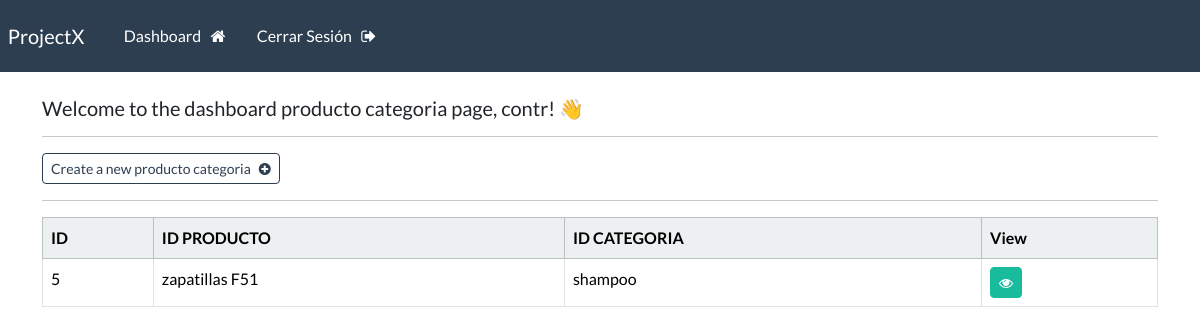
The page /dashboard-productocategoria (signed in) on the database as committed earlier.
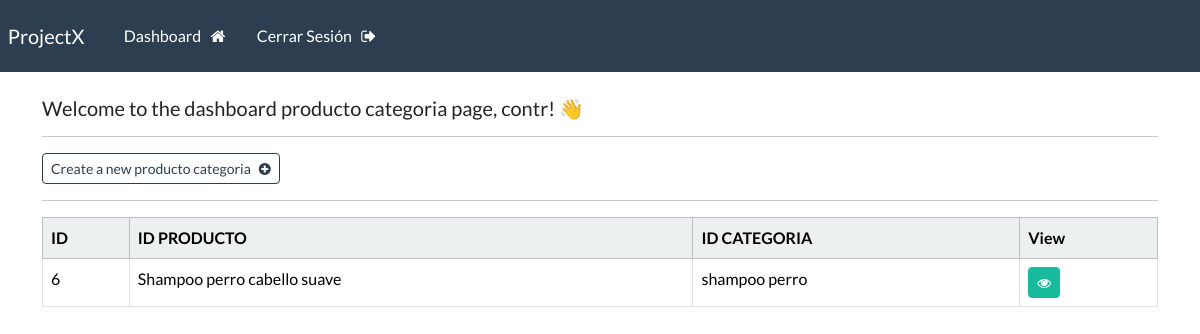
The same page on the database as committed later.
### webapp/models.py (models this page shows, shortened)
class ProductoCategoria(models.Model):
    id_producto =  models.ForeignKey(Producto, on_delete=models.CASCADE)
    id_categoria =  models.ForeignKey(Categoria, on_delete=models.CASCADE)

class Producto(models.Model):
    denominacion = models.CharField(max_length=100)
    descripcion = models.CharField(max_length=100)
    id_unidad =  models.ForeignKey(UnidadMedida, on_delete=models.CASCADE)
    id_marca =  models.ForeignKey(Marca, on_delete=models.CASCADE)
    def __str__(self):
        return self.denominacion

class Categoria(models.Model):
    id = models.AutoField(primary_key=True)
    denominacion = models.CharField(max_length=100)
    descripcion = models.CharField(max_length=100)
    def __str__(self):
        return self.denominacion

### webapp/views.py (the view)
# urls.py: path('dashboard-productocategoria', views.dashboard_productocategoria, name="dashboard-productocategoria"),
@login_required(login_url='my-login')
def dashboard_productocategoria(request):
    my_productoscategorias = ProductoCategoria.objects.all()
    context = {'productoscategorias': my_productoscategorias}
    return render(request, 'webapp/dashboard-productocategoria.html', context=context)

### webapp/templates/webapp/dashboard-productocategoria.html
{% extends 'webapp/base.html' %}
{% block content %}
    <h5> Welcome to the dashboard producto categoria page, {{user}}! 👋</h5>
    <hr>
    <a class="btn btn-outline-primary btn-sm" href="{% url 'create-productocategoria' %}">
        Create a new producto categoria &nbsp; <i class="fa fa-plus-circle" aria-hidden="true"></i>
    </a>
    <hr>
    <table class="table table table-hover table-bordered">
        <thead class="table-light">
            <tr>
                <th scope="col"> ID</th>
                <th scope="col"> ID PRODUCTO</th>
                <th scope="col"> ID CATEGORIA</th>
                <th scope="col"> View </th>
            </tr>
        </thead>
        <tbody>
        {% if productoscategorias %}
            {% for productocategoria in productoscategorias %}
            <tr>
                <td> {{productocategoria.id}} </td>
                <td> {{productocategoria.id_producto}}</td>
                <td> {{productocategoria.id_categoria}}</td>
                <td> <a class="btn btn-success btn-sm" href="{% url 'productocategoria' productocategoria.id %}"> <i class="fa fa-eye" aria-hidden="true"></i> </a></td>
            </tr>
            {% endfor %}
        {% endif %}
        </tbody>
    </table>
{% endblock %}

Rows that differ between the two databases and show on the page:
removed ProductoCategoria: id "5", id_producto "zapatillas F51", id_categoria "shampoo"
added ProductoCategoria: id "6", id_producto "Shampoo perro cabello suave", id_categoria "shampoo perro"
